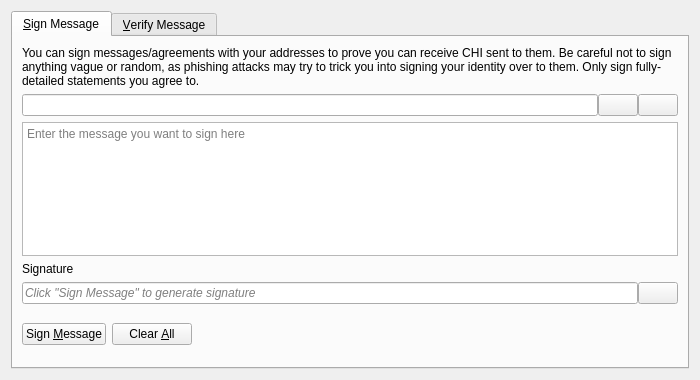
<?xml version="1.0" encoding="UTF-8"?>
<ui version="4.0">
 <class>SignVerifyMessageDialog</class>
 <widget class="QDialog" name="SignVerifyMessageDialog">
  <property name="geometry">
   <rect>
    <x>0</x>
    <y>0</y>
    <width>700</width>
    <height>380</height>
   </rect>
  </property>
  <property name="windowTitle">
   <string>Signatures - Sign / Verify a Message</string>
  </property>
  <property name="modal">
   <bool>true</bool>
  </property>
  <layout class="QVBoxLayout" name="verticalLayout">
   <item>
    <widget class="QTabWidget" name="tabWidget">
     <property name="currentIndex">
      <number>0</number>
     </property>
     <widget class="QWidget" name="tabSignMessage">
      <attribute name="title">
       <string>&amp;Sign Message</string>
      </attribute>
      <layout class="QVBoxLayout" name="verticalLayout_SM">
       <item>
        <widget class="QLabel" name="infoLabel_SM">
         <property name="text">
          <string>You can sign messages/agreements with your addresses to prove you can receive CHI sent to them. Be careful not to sign anything vague or random, as phishing attacks may try to trick you into signing your identity over to them. Only sign fully-detailed statements you agree to.</string>
         </property>
         <property name="textFormat">
          <enum>Qt::PlainText</enum>
         </property>
         <property name="wordWrap">
          <bool>true</bool>
         </property>
        </widget>
       </item>
       <item>
        <layout class="QHBoxLayout" name="horizontalLayout_1_SM">
         <property name="spacing">
          <number>0</number>
         </property>
         <item>
          <widget class="QValidatedLineEdit" name="addressIn_SM">
           <property name="toolTip">
            <string>The Xaya address to sign the message with</string>
           </property>
          </widget>
         </item>
         <item>
          <widget class="QPushButton" name="addressBookButton_SM">
           <property name="toolTip">
            <string>Choose previously used address</string>
           </property>
           <property name="text">
            <string/>
           </property>
           <property name="icon">
            <iconset resource="../bitcoin.qrc">
             <normaloff>:/icons/address-book</normaloff>:/icons/address-book</iconset>
           </property>
           <property name="shortcut">
            <string>Alt+A</string>
           </property>
           <property name="autoDefault">
            <bool>false</bool>
           </property>
          </widget>
         </item>
         <item>
          <widget class="QPushButton" name="pasteButton_SM">
           <property name="toolTip">
            <string>Paste address from clipboard</string>
           </property>
           <property name="text">
            <string/>
           </property>
           <property name="icon">
            <iconset resource="../bitcoin.qrc">
             <normaloff>:/icons/editpaste</normaloff>:/icons/editpaste</iconset>
           </property>
           <property name="shortcut">
            <string>Alt+P</string>
           </property>
           <property name="autoDefault">
            <bool>false</bool>
           </property>
          </widget>
         </item>
        </layout>
       </item>
       <item>
        <widget class="QPlainTextEdit" name="messageIn_SM">
         <property name="toolTip">
          <string>Enter the message you want to sign here</string>
         </property>
         <property name="placeholderText">
          <string>Enter the message you want to sign here</string>
         </property>
        </widget>
       </item>
       <item>
        <widget class="QLabel" name="signatureLabel_SM">
         <property name="text">
          <string>Signature</string>
         </property>
         <property name="textFormat">
          <enum>Qt::PlainText</enum>
         </property>
        </widget>
       </item>
       <item>
        <layout class="QHBoxLayout" name="horizontalLayout_2_SM">
         <property name="spacing">
          <number>0</number>
         </property>
         <item>
          <widget class="QLineEdit" name="signatureOut_SM">
           <property name="placeholderText">
            <string>Click "Sign Message" to generate signature</string>
           </property>
           <property name="font">
            <font>
             <italic>true</italic>
            </font>
           </property>
           <property name="readOnly">
            <bool>true</bool>
           </property>
          </widget>
         </item>
         <item>
          <widget class="QPushButton" name="copySignatureButton_SM">
           <property name="toolTip">
            <string>Copy the current signature to the system clipboard</string>
           </property>
           <property name="text">
            <string/>
           </property>
           <property name="icon">
            <iconset resource="../bitcoin.qrc">
             <normaloff>:/icons/editcopy</normaloff>:/icons/editcopy</iconset>
           </property>
           <property name="autoDefault">
            <bool>false</bool>
           </property>
          </widget>
         </item>
        </layout>
       </item>
       <item>
        <layout class="QHBoxLayout" name="horizontalLayout_3_SM">
         <item>
          <widget class="QPushButton" name="signMessageButton_SM">
           <property name="toolTip">
            <string>Sign the message to prove you own this Xaya address</string>
           </property>
           <property name="text">
            <string>Sign &amp;Message</string>
           </property>
           <property name="icon">
            <iconset resource="../bitcoin.qrc">
             <normaloff>:/icons/edit</normaloff>:/icons/edit</iconset>
           </property>
           <property name="autoDefault">
            <bool>false</bool>
           </property>
          </widget>
         </item>
         <item>
          <widget class="QPushButton" name="clearButton_SM">
           <property name="toolTip">
            <string>Reset all sign message fields</string>
           </property>
           <property name="text">
            <string>Clear &amp;All</string>
           </property>
           <property name="icon">
            <iconset resource="../bitcoin.qrc">
             <normaloff>:/icons/remove</normaloff>:/icons/remove</iconset>
           </property>
           <property name="autoDefault">
            <bool>false</bool>
           </property>
          </widget>
         </item>
         <item>
          <spacer name="horizontalSpacer_1_SM">
           <property name="orientation">
            <enum>Qt::Horizontal</enum>
           </property>
           <property name="sizeHint" stdset="0">
            <size>
             <width>40</width>
             <height>48</height>
            </size>
           </property>
          </spacer>
         </item>
         <item>
          <widget class="QLabel" name="statusLabel_SM">
           <property name="font">
            <font>
             <weight>75</weight>
             <bold>true</bold>
            </font>
           </property>
           <property name="text">
            <string/>
           </property>
           <property name="wordWrap">
            <bool>true</bool>
           </property>
          </widget>
         </item>
         <item>
          <spacer name="horizontalSpacer_2_SM">
           <property name="orientation">
            <enum>Qt::Horizontal</enum>
           </property>
           <property name="sizeHint" stdset="0">
            <size>
             <width>40</width>
             <height>48</height>
            </size>
           </property>
          </spacer>
         </item>
        </layout>
       </item>
      </layout>
     </widget>
     <widget class="QWidget" name="tabVerifyMessage">
      <attribute name="title">
       <string>&amp;Verify Message</string>
      </attribute>
      <layout class="QVBoxLayout" name="verticalLayout_VM">
       <item>
        <widget class="QLabel" name="infoLabel_VM">
         <property name="text">
          <string>Enter the receiver's address, message (ensure you copy line breaks, spaces, tabs, etc. exactly) and signature below to verify the message. Be careful not to read more into the signature than what is in the signed message itself, to avoid being tricked by a man-in-the-middle attack. Note that this only proves the signing party receives with the address, it cannot prove sendership of any transaction!</string>
         </property>
         <property name="textFormat">
          <enum>Qt::PlainText</enum>
         </property>
         <property name="alignment">
          <set>Qt::AlignLeading|Qt::AlignLeft|Qt::AlignTop</set>
         </property>
         <property name="wordWrap">
          <bool>true</bool>
         </property>
        </widget>
       </item>
       <item>
        <layout class="QHBoxLayout" name="horizontalLayout_1_VM">
         <property name="spacing">
          <number>0</number>
         </property>
         <item>
          <widget class="QValidatedLineEdit" name="addressIn_VM">
           <property name="toolTip">
            <string>The Xaya address the message was signed with</string>
           </property>
          </widget>
         </item>
         <item>
          <widget class="QPushButton" name="addressBookButton_VM">
           <property name="toolTip">
            <string>Choose previously used address</string>
           </property>
           <property name="text">
            <string/>
           </property>
           <property name="icon">
            <iconset resource="../bitcoin.qrc">
             <normaloff>:/icons/address-book</normaloff>:/icons/address-book</iconset>
           </property>
           <property name="shortcut">
            <string>Alt+A</string>
           </property>
           <property name="autoDefault">
            <bool>false</bool>
           </property>
          </widget>
         </item>
        </layout>
       </item>
       <item>
        <widget class="QPlainTextEdit" name="messageIn_VM">
          <property name="toolTip">
            <string>The signed message to verify</string>
          </property>
          <property name="placeholderText">
            <string>The signed message to verify</string>
          </property>
        </widget>
       </item>
       <item>
        <widget class="QValidatedLineEdit" name="signatureIn_VM">
          <property name="toolTip">
            <string>The signature given when the message was signed</string>
          </property>
          <property name="placeholderText">
            <string>The signature given when the message was signed</string>
          </property>
        </widget>
       </item>
       <item>
        <layout class="QHBoxLayout" name="horizontalLayout_2_VM">
         <item>
          <widget class="QPushButton" name="verifyMessageButton_VM">
           <property name="toolTip">
            <string>Verify the message to ensure it was signed with the specified Xaya address</string>
           </property>
           <property name="text">
            <string>Verify &amp;Message</string>
           </property>
           <property name="icon">
            <iconset resource="../bitcoin.qrc">
             <normaloff>:/icons/transaction_0</normaloff>:/icons/transaction_0</iconset>
           </property>
           <property name="autoDefault">
            <bool>false</bool>
           </property>
          </widget>
         </item>
         <item>
          <widget class="QPushButton" name="clearButton_VM">
           <property name="toolTip">
            <string>Reset all verify message fields</string>
           </property>
           <property name="text">
            <string>Clear &amp;All</string>
           </property>
           <property name="icon">
            <iconset resource="../bitcoin.qrc">
             <normaloff>:/icons/remove</normaloff>:/icons/remove</iconset>
           </property>
           <property name="autoDefault">
            <bool>false</bool>
           </property>
          </widget>
         </item>
         <item>
          <spacer name="horizontalSpacer_1_VM">
           <property name="orientation">
            <enum>Qt::Horizontal</enum>
           </property>
           <property name="sizeHint" stdset="0">
            <size>
             <width>40</width>
             <height>48</height>
            </size>
           </property>
          </spacer>
         </item>
         <item>
          <widget class="QLabel" name="statusLabel_VM">
           <property name="font">
            <font>
             <weight>75</weight>
             <bold>true</bold>
            </font>
           </property>
           <property name="text">
            <string/>
           </property>
           <property name="wordWrap">
            <bool>true</bool>
           </property>
          </widget>
         </item>
         <item>
          <spacer name="horizontalSpacer_2_VM">
           <property name="orientation">
            <enum>Qt::Horizontal</enum>
           </property>
           <property name="sizeHint" stdset="0">
            <size>
             <width>40</width>
             <height>48</height>
            </size>
           </property>
          </spacer>
         </item>
        </layout>
       </item>
      </layout>
     </widget>
    </widget>
   </item>
  </layout>
 </widget>
 <customwidgets>
  <customwidget>
   <class>QValidatedLineEdit</class>
   <extends>QLineEdit</extends>
   <header>qt/qvalidatedlineedit.h</header>
  </customwidget>
 </customwidgets>
 <resources>
  <include location="../bitcoin.qrc"/>
 </resources>
 <connections/>
</ui>
